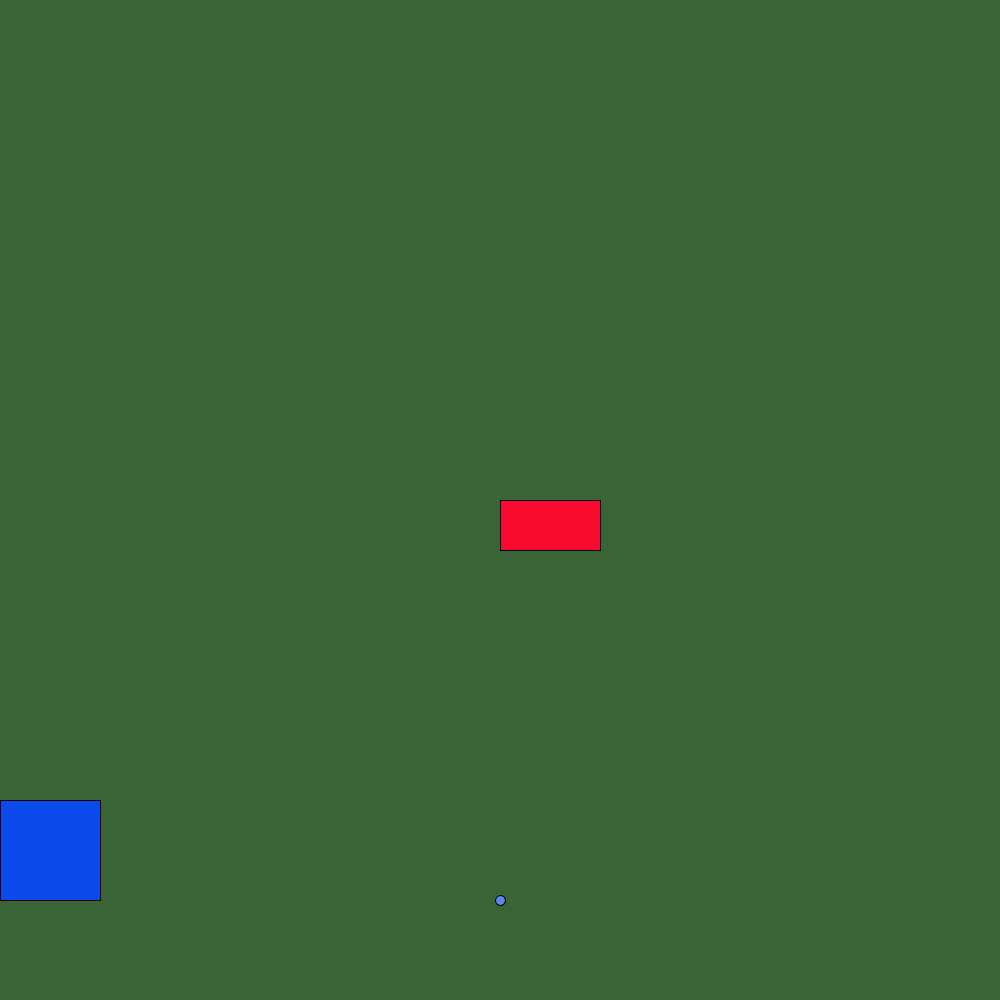
Frame 1 (no input)
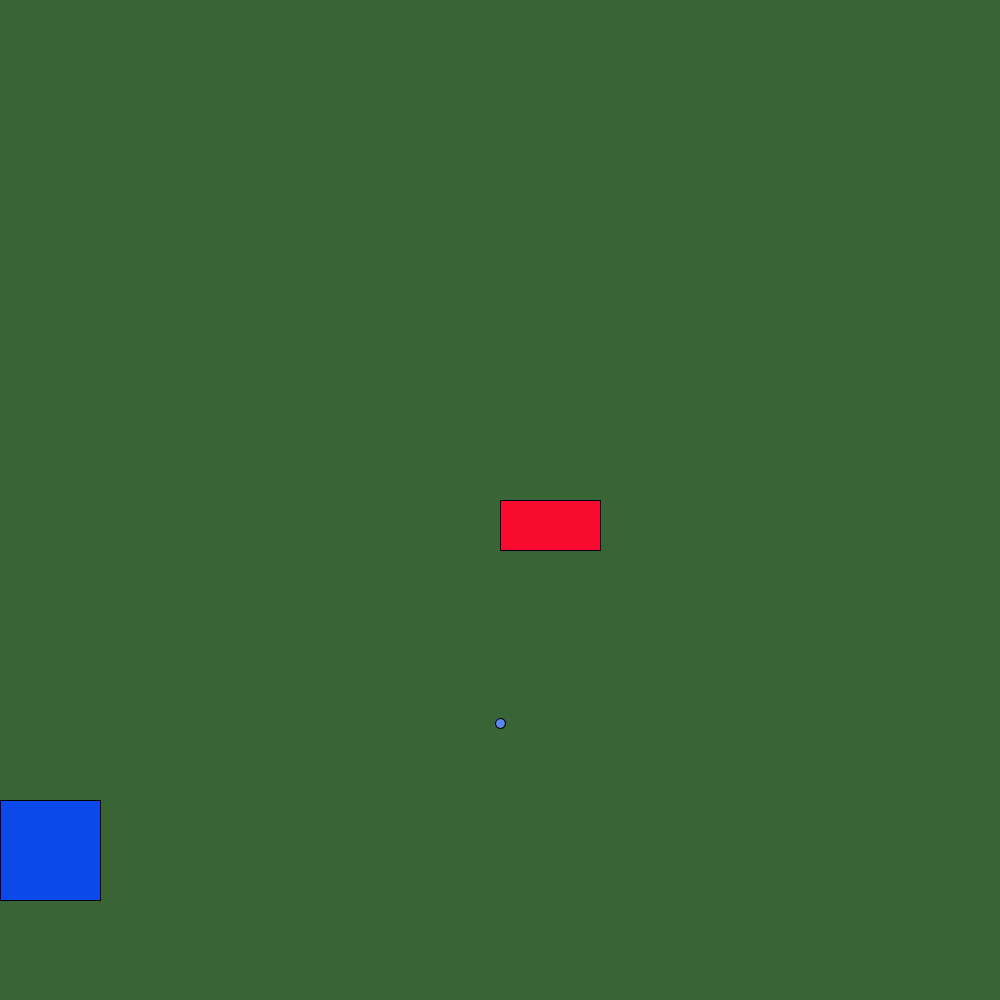
Frame 60 (the mouse pressed at the canvas centre just before this capture)
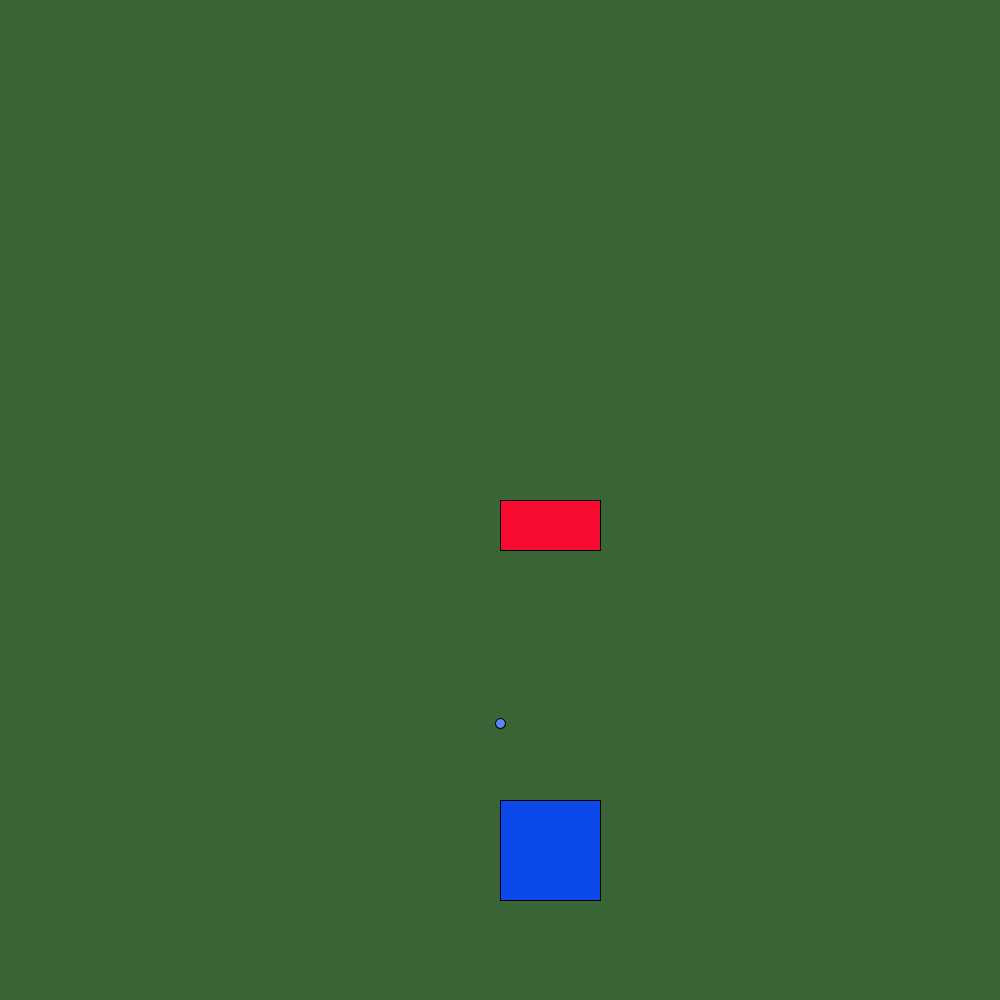
Frame 120 (the mouse held since frame 60 and released just before this capture)

The Processing sketch that drew these frames (run headless with seeded random() and noise(); from frame 60 on, the mouse is pressed at the canvas centre):

// Processing sketch: Battle_Game
// ── Battle_Game.pde
int BX=500;
int BY=900;
int EX=500;
int EY=500;
void setup ()
{
  size (1000, 1000);
  noCursor();
}
void draw()
{
  background(#386436);
  fill(#0C49EA);
  rect(mouseX, 800, 100, 100);
  fill(#5D86F2);
  ellipse(BX, BY, 10, 10);
  BY=BY-3;
  fill(#F70C30);
  rect(EX, EY, 100, 50);
  if (BX>EX && BX< EX+100 && BY< EY+50)
  {
    EX=(int) random (800);
    EY=(int) random (800);
  }
}
void mousePressed()
{
  BX=mouseX;
  BY=900;
}
